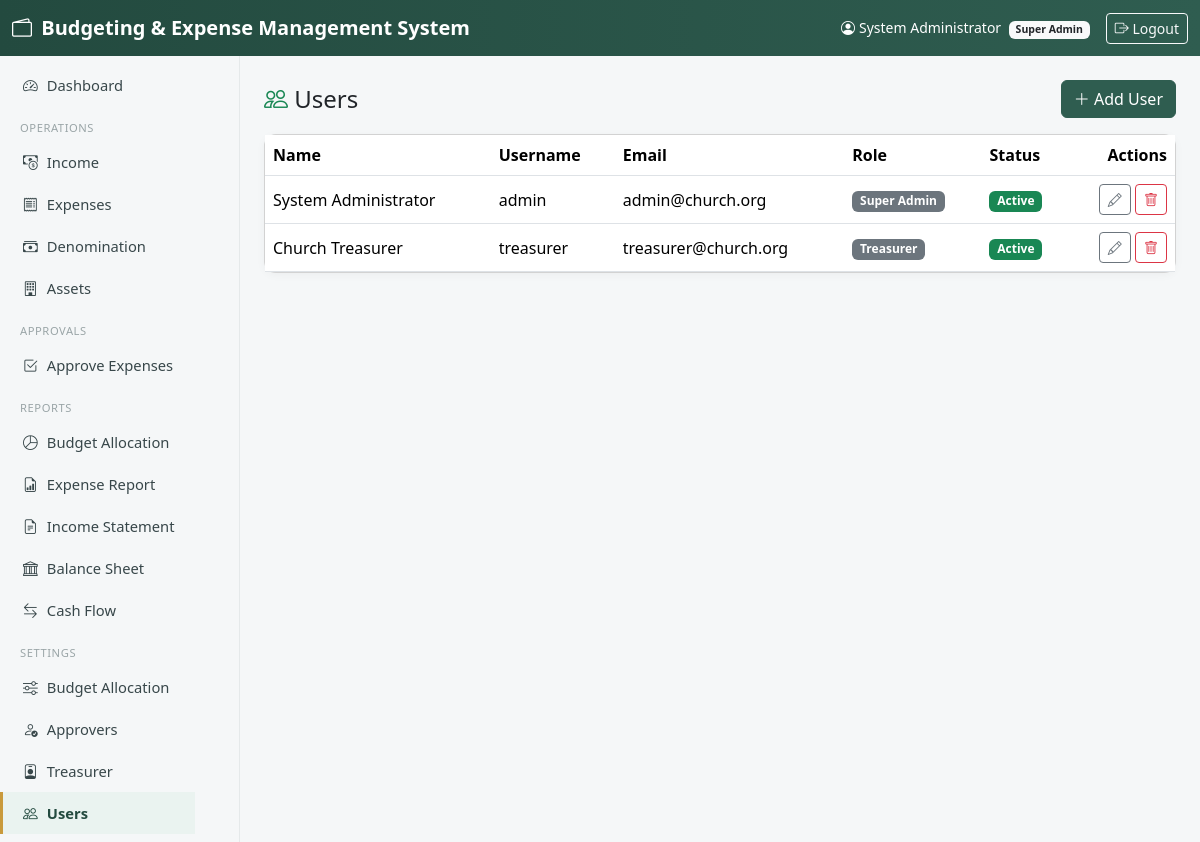
The page /settings/users.php (signed in) on the database its author committed.
### tables this page shows
CREATE TABLE users (
    id INT AUTO_INCREMENT PRIMARY KEY,
    name VARCHAR(150) NOT NULL,
    username VARCHAR(100) NOT NULL UNIQUE,
    email VARCHAR(150) DEFAULT NULL,
    password_hash VARCHAR(255) NOT NULL,
    role_id INT NOT NULL,
    status ENUM('Active','Inactive') DEFAULT 'Active',
    created_at TIMESTAMP DEFAULT CURRENT_TIMESTAMP,
    FOREIGN KEY (role_id) REFERENCES roles(id)
);

CREATE TABLE roles (
    id INT AUTO_INCREMENT PRIMARY KEY,
    name VARCHAR(50) NOT NULL UNIQUE,
    level INT DEFAULT 0  
);

### includes/auth.php (called while the page is built, shortened)
<?php
function current_user() {
    return $_SESSION['user'] ?? null;
}

### includes/functions.php (called while the page is built, shortened)
<?php
function h($str) {
    return htmlspecialchars($str ?? '', ENT_QUOTES, 'UTF-8');
}

### settings/users.php (the view, shortened to what this page needs)
<?php
require __DIR__ . '/../config/config.php';
require __DIR__ . '/../includes/functions.php';
require __DIR__ . '/../includes/auth.php';
$users = $pdo->query("SELECT u.*, r.name AS role_name FROM users u JOIN roles r ON r.id=u.role_id ORDER BY u.id")->fetchAll();
require __DIR__ . '/../includes/header.php';
?>
<div class="d-flex justify-content-between align-items-center mb-3">
  <h4 class="mb-0"><i class="bi bi-people text-success"></i> Users</h4>
  <button class="btn btn-brand" data-bs-toggle="modal" data-bs-target="#addUserModal"><i class="bi bi-plus-lg"></i> Add User</button>
</div>
<div class="card">
  <div class="table-responsive">
    <table class="table table-hover mb-0 align-middle">
      <thead><tr><th>Name</th><th>Username</th><th>Email</th><th>Role</th><th>Status</th><th class="text-end">Actions</th></tr></thead>
      <tbody>
      <?php foreach ($users as $u): ?>
        <tr>
          <td><?= h($u['name']) ?></td>
          <td><?= h($u['username']) ?></td>
          <td><?= h($u['email']) ?></td>
          <td><span class="badge bg-secondary"><?= h(str_replace('_',' ',ucwords($u['role_name'],'_'))) ?></span></td>
          <td><span class="badge <?= $u['status']==='Active'?'bg-success':'bg-secondary' ?>"><?= $u['status'] ?></span></td>
          <td class="text-end">
            <button class="btn btn-sm btn-outline-secondary" data-bs-toggle="modal" data-bs-target="#editUserModal<?= $u['id'] ?>"><i class="bi bi-pencil"></i></button>
            <form method="post" class="d-inline" onsubmit="return confirm('Delete this user?');">
              <button class="btn btn-sm btn-outline-danger"><i class="bi bi-trash"></i></button>
            </form>
          </td>
        </tr>
      <?php endforeach; ?>
      </tbody>
    </table>
  </div>
</div>
<?php require __DIR__ . '/../includes/footer.php'; ?>

### includes/header.php (shortened to what this page needs)
<?php
$user = current_user();
?>
<!DOCTYPE html>
<html lang="en">
<head>
<link href="https://cdn.jsdelivr.net/npm/bootstrap@5.3.3/dist/css/bootstrap.min.css" rel="stylesheet">
<link rel="stylesheet" href="https://cdn.jsdelivr.net/npm/bootstrap-icons@1.11.3/font/bootstrap-icons.css">
<link rel="stylesheet" href="<?= BASE_URL ?>public/css/style.css">
</head>
<body>
<?php if ($user): ?>
<nav class="navbar navbar-expand-lg navbar-dark topbar sticky-top">
  <div class="container-fluid">
    <a class="navbar-brand fw-semibold" href="<?= BASE_URL ?>dashboard.php">
      <i class="bi bi-wallet2 me-1"></i> <?= h(APP_NAME) ?>
    </a>
    <div class="ms-auto d-flex align-items-center text-white">
      <span class="me-3 small">
        <i class="bi bi-person-circle me-1"></i><?= h($user['name']) ?>
        <span class="badge bg-light text-dark ms-1"><?= h(str_replace('_', ' ', ucwords($user['role'], '_'))) ?></span>
      </span>
      <a href="<?= BASE_URL ?>logout.php" class="btn btn-sm btn-outline-light"><i class="bi bi-box-arrow-right"></i> Logout</a>
    </div>
  </div>
</nav>
<div class="d-flex">
<?php include __DIR__ . '/sidebar.php'; ?>
<main class="flex-grow-1 p-3 p-md-4 content-area">
<?php endif; ?>

### public/css/style.css (style rules this page uses)
:root { --brand: #2f5d50; --brand-dark: #234a3f; --brand-light: #eaf3f0; --accent: #c99a3c; }
body { background: #f5f7f8; font-family: 'Segoe UI', system-ui, -apple-system, sans-serif; }
.topbar { background: linear-gradient(90deg, var(--brand-dark), var(--brand)); }
.content-area { max-width: 1400px; }
.card { border-radius: 12px; box-shadow: 0 2px 10px rgba(0,0,0,0.04); }
.btn-brand { background: var(--brand); border-color: var(--brand); color: #fff; }
table.table thead { background: var(--brand-light); }

### rows shown on the page
users: name "System Administrator", username "admin", email "admin@church.org", role.name "Super Admin", status "Active"
roles: name "Super Admin"
users: name "Church Treasurer", username "treasurer", email "treasurer@church.org", role.name "Treasurer", status "Active"

### other values the page prints
APP_NAME "Budgeting & Expense Management System"
